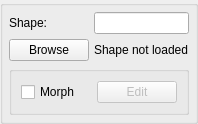
<?xml version="1.0" encoding="UTF-8"?>
<ui version="4.0">
 <class>CMeshWidget</class>
 <widget class="QGroupBox" name="CMeshWidget">
  <property name="geometry">
   <rect>
    <x>0</x>
    <y>0</y>
    <width>180</width>
    <height>110</height>
   </rect>
  </property>
  <property name="windowTitle">
   <string>GroupBox</string>
  </property>
  <property name="title">
   <string/>
  </property>
  <layout class="QGridLayout" name="gridLayout_2">
   <property name="margin">
    <number>6</number>
   </property>
   <property name="spacing">
    <number>5</number>
   </property>
   <item row="0" column="0">
    <widget class="QLabel" name="label">
     <property name="text">
      <string>Shape:</string>
     </property>
    </widget>
   </item>
   <item row="0" column="1">
    <widget class="QLineEdit" name="meshLineEdit">
     <property name="readOnly">
      <bool>true</bool>
     </property>
    </widget>
   </item>
   <item row="1" column="0">
    <widget class="QPushButton" name="browsePushButton">
     <property name="text">
      <string>Browse</string>
     </property>
    </widget>
   </item>
   <item row="1" column="1">
    <widget class="QLabel" name="infoLabel">
     <property name="text">
      <string>Shape not loaded</string>
     </property>
     <property name="scaledContents">
      <bool>false</bool>
     </property>
     <property name="wordWrap">
      <bool>false</bool>
     </property>
     <property name="margin">
      <number>1</number>
     </property>
    </widget>
   </item>
   <item row="2" column="0" colspan="2">
    <widget class="QGroupBox" name="groupBox">
     <property name="title">
      <string/>
     </property>
     <layout class="QGridLayout" name="gridLayout">
      <item row="0" column="0">
       <widget class="QCheckBox" name="morphCheckBox">
        <property name="text">
         <string>Morph</string>
        </property>
       </widget>
      </item>
      <item row="0" column="1">
       <widget class="QPushButton" name="editPushButton">
        <property name="enabled">
         <bool>false</bool>
        </property>
        <property name="text">
         <string>Edit</string>
        </property>
       </widget>
      </item>
     </layout>
    </widget>
   </item>
  </layout>
 </widget>
 <resources/>
 <connections>
  <connection>
   <sender>morphCheckBox</sender>
   <signal>toggled(bool)</signal>
   <receiver>editPushButton</receiver>
   <slot>setEnabled(bool)</slot>
   <hints>
    <hint type="sourcelabel">
     <x>60</x>
     <y>85</y>
    </hint>
    <hint type="destinationlabel">
     <x>135</x>
     <y>86</y>
    </hint>
   </hints>
  </connection>
 </connections>
</ui>
